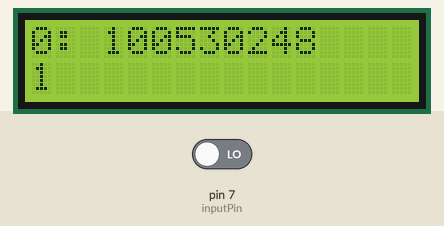
A sketch run on a simulated Arduino Uno, built with avr-gcc and run on an emulated ATmega328P. Parts: 16×2 character LCD. Inputs (shaded band) come from the test bench; at power-on: pin 7 (inputPin) LOW.

Above: at 1.6 s.
1.7 s: pin 7 (inputPin) driven HIGH
At 2.4 s:
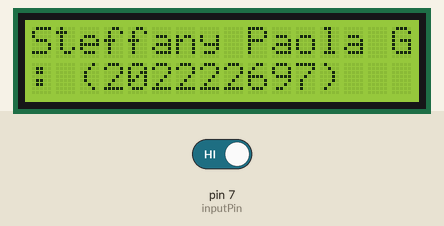
4.7 s: pin 7 (inputPin) driven LOW
At 6.6 s:
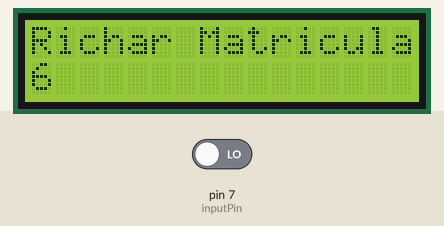
7.5 s: pin 7 (inputPin) driven HIGH
At 8.0 s:
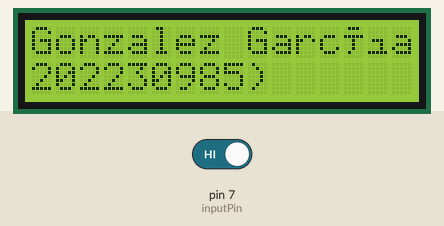
Timing chart, 0 to 10.5 s (numbered marks = the images above; inputs shaded):
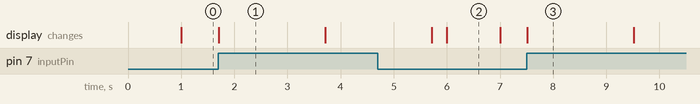

Measured:
- after the input at 1.7 s, the display: changes at once (image 1)
- after the input at 4.7 s, the display: first changes after 1.0 s (image 2 shows a later state)
- after the input at 7.5 s, the display: changes at once (image 3)
- what the display in image 1 shows lasts 2.0 s, from 1.7 s to 3.7 s
- what the display in image 2 shows lasts 1.0 s, from 6.0 s to 7.0 s

The sketch:

practica2.ino
```cpp
#include <LiquidCrystal.h>

const int rs = 12, en = 11, d4 = 5, d5 = 4, d6 = 3, d7 = 2;
const int inputPin = 7;

int value = 0;
int currentIndex = 0;

String matriculas[] = {
  "Alexis Linares Cortes Matricula: (202232365)",
  "Steffany Paola Galicia Arriaga Matricula: (202222697)",
  "Richar Matricula: (202238597)",
  "Gonzalez García Angel Omar Matricula: (202230985)",
  "Javier Matricula: (202232567)",
  "Jorge Castillo Matricula: (202237277)"
};

LiquidCrystal lcd(rs, en, d4, d5, d6, d7);

void setup() {
  lcd.begin(16, 2);
  lcd.setCursor(0, 0);
  lcd.print("0: 100530248");
  pinMode(inputPin, INPUT);
}

void loop() {
  lcd.setCursor(0, 1);
  lcd.print(millis() / 1000);

  value = digitalRead(inputPin);

  if (value) {
    lcd.clear();
    currentIndex = (currentIndex + 1) % 6;
    lcd.setCursor(0, 0);
    lcd.print(matriculas[currentIndex]);
    delay(2000);
  }
}
```
